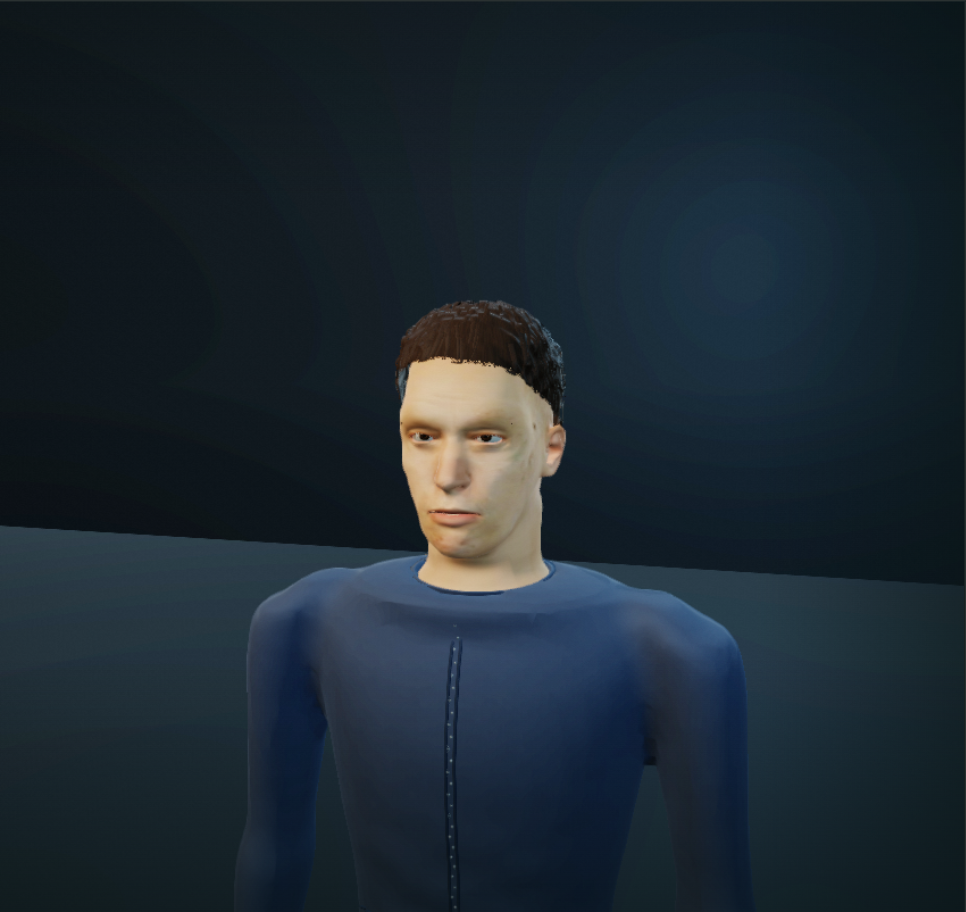
#> input picture qa/v016/hair-00.png, 966 x 912 px; its folder holds 4 pictures in this run
$ python compose_traits_gallery.py
#> lines starting #> are read from the running program, lines starting #| are printed output that depends on the picture
"""Lay out actual captures with identical crop/scale. Never retouch character pixels."""
from pathlib import Path
from PIL import Image,ImageDraw,ImageFont
R=Path(__file__).resolve().parents[1]; O=R/'qa/v016'
f=lambda n:ImageFont.truetype('/usr/share/fonts/truetype/dejavu/DejaVuSans.ttf',n)
labels=['Corto clásico','Rapado','Hacia atrás','Sin cabello','Corto texturizado','Degradado alto','Media melena','Flequillo lateral','Undercut asimétrico','Recogido corto','Melena recta']
W,H=1512,1500; canvas=Image.new('RGB',(W,H),(12,19,24));d=ImageDraw.Draw(canvas)
#> after `canvas = Image.new('RGB', (W, H), (12, 19, 24))`:
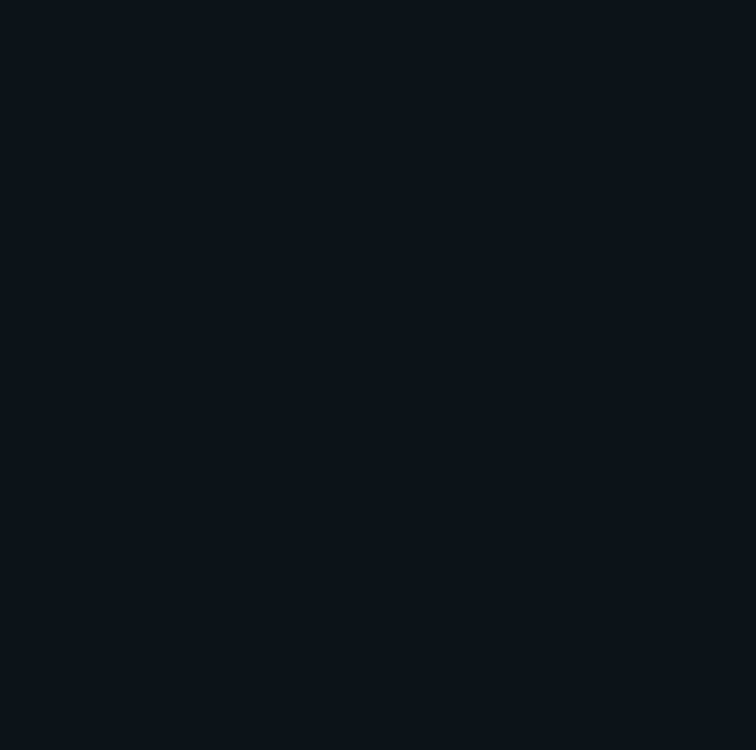
#> canvas: PIL image 1512x1500 RGB (shown at 1/2 size); mean R, G, B 12, 19, 24
d.text((32,22),'DISTRITO CERO  /  RASGOS  v0.16',font=f(26),fill=(226,235,240))
d.text((32,64),'11 estilos de cabello · mismo modelo, cámara e iluminación',font=f(18),fill=(171,195,205))
for i,label in enumerate(labels):
 x=24+(i%4)*372;y=113+(i//4)*443
 im=Image.open(O/f'hair-{i:02d}.png').convert('RGB').crop((218,213,760,795)).resize((350,376),Image.Resampling.LANCZOS)
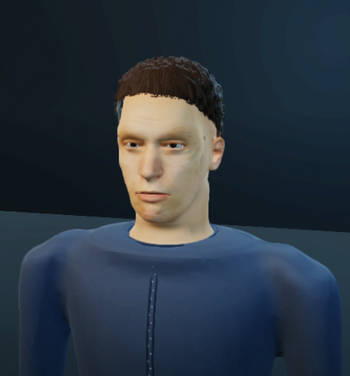
#> im: PIL image 350x376 RGB; mean R, G, B 43.4, 53.8, 64.3
 canvas.paste(im,(x,y));d.text((x,y+386),f'{i+1:02d}  {label}',font=f(16),fill=(218,231,235))
#> after `canvas.paste(im, (x, y))`:
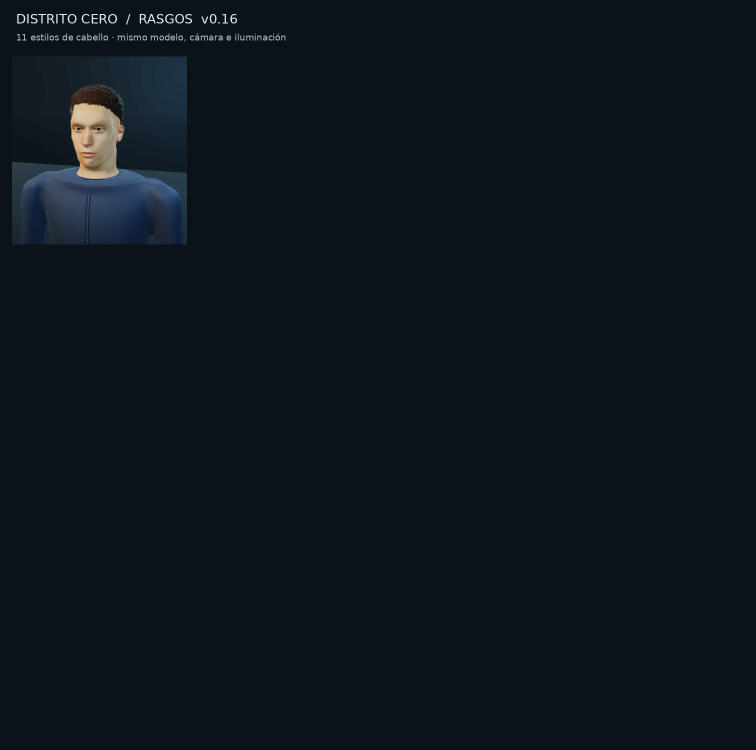
#> canvas: PIL image 1512x1500 RGB (shown at 1/2 size); mean R, G, B 14.2, 21.4, 26.7
#> pass 2 of the loop `for i,label in enumerate(labels):`:
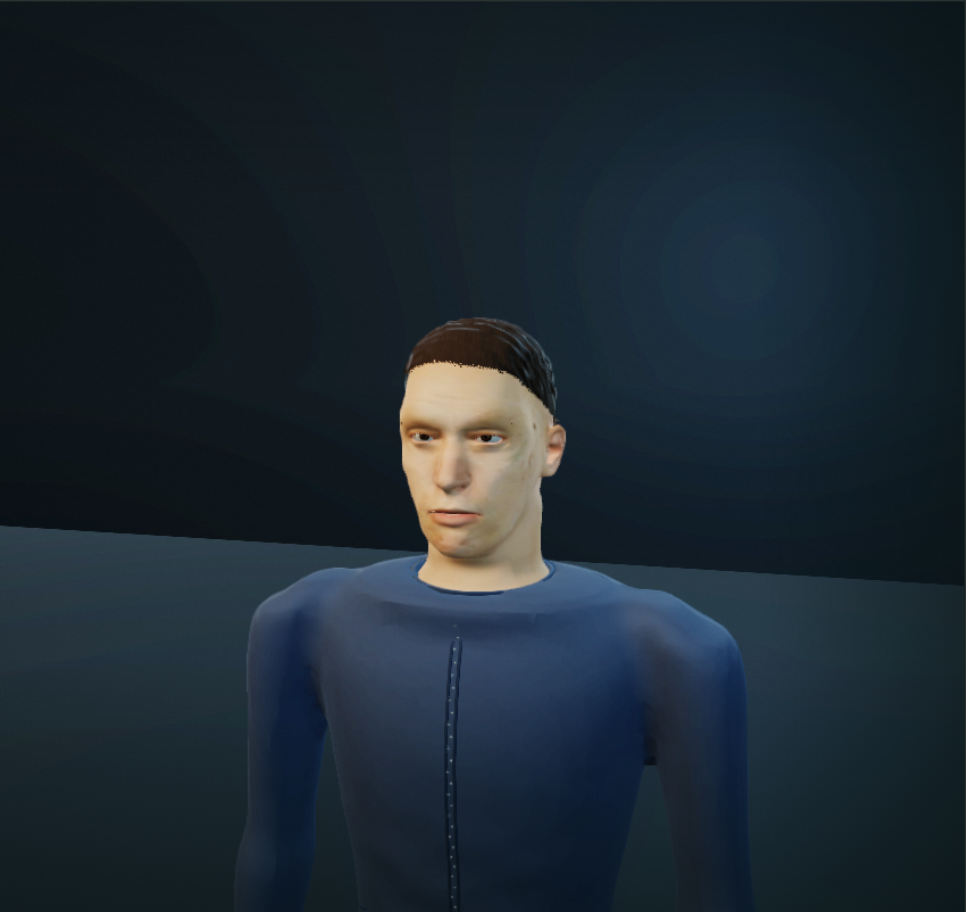
#> input picture qa/v016/hair-01.png, 966 x 912 px
#> `im=Image.open(O/f'hair-{i:02d}.png').convert('RGB').crop((218,213,760,..`:
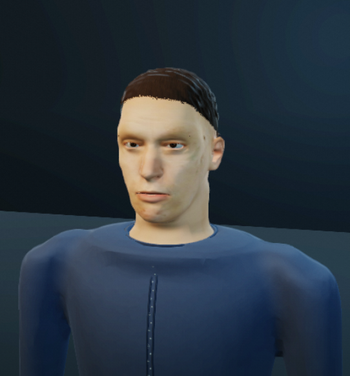
#> im: PIL image 350x376 RGB; mean R, G, B 42.8, 53.5, 64.3
#> `canvas.paste(im, (x, y))`:
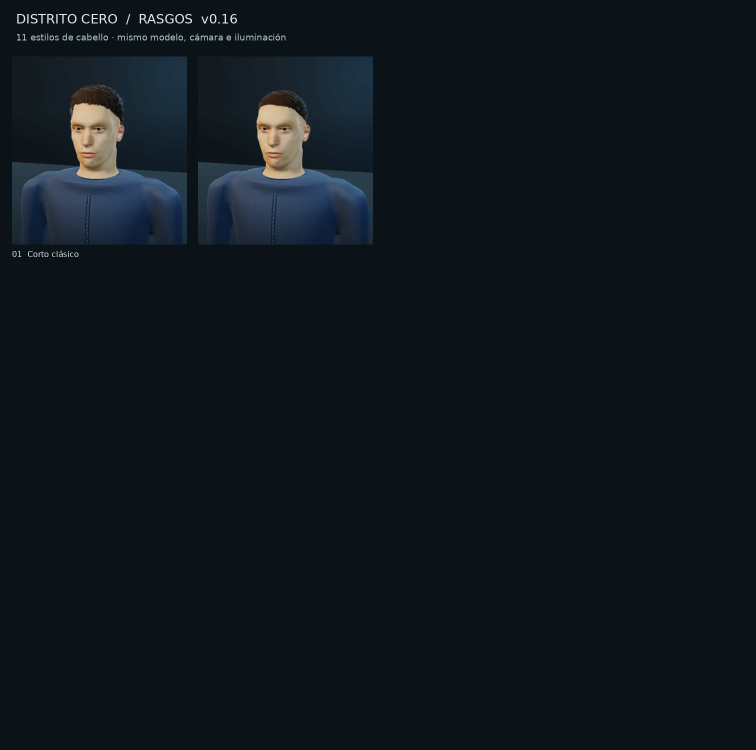
#> canvas: PIL image 1512x1500 RGB (shown at 1/2 size); mean R, G, B 16, 23.4, 29.1
#> pass 3 of the loop `for i,label in enumerate(labels):`:
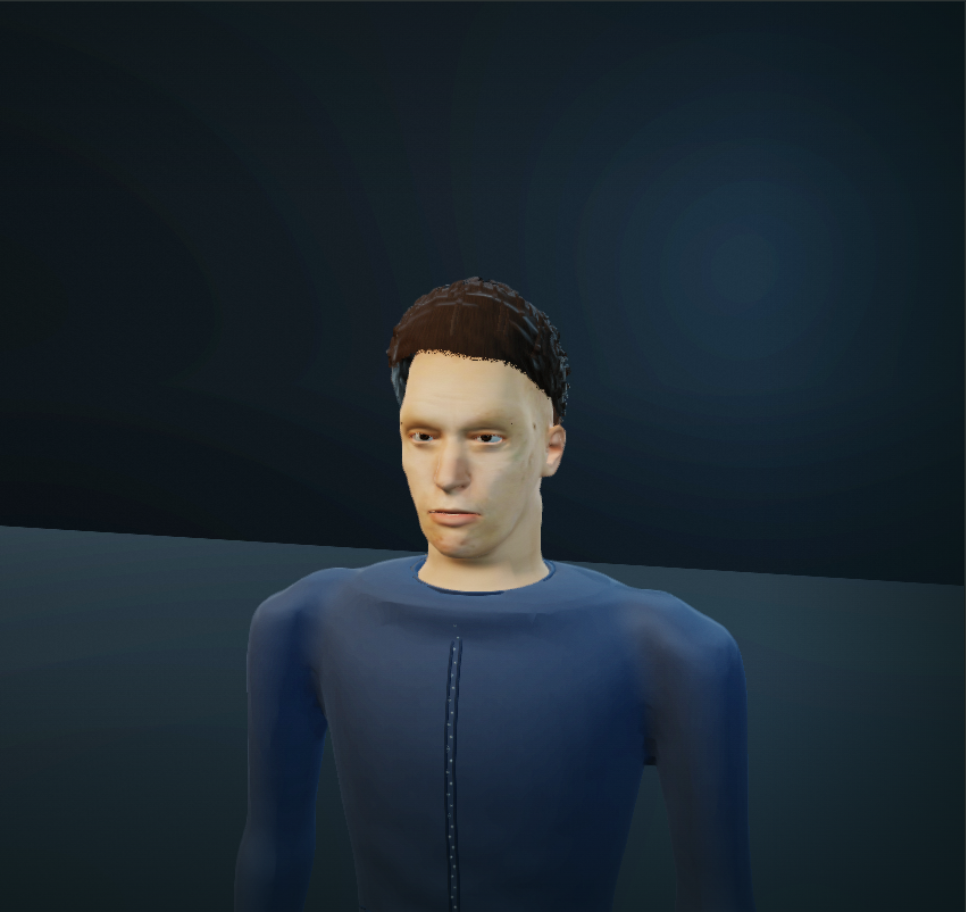
#> input picture qa/v016/hair-02.png, 966 x 912 px
#> `im=Image.open(O/f'hair-{i:02d}.png').convert('RGB').crop((218,213,760,..`:
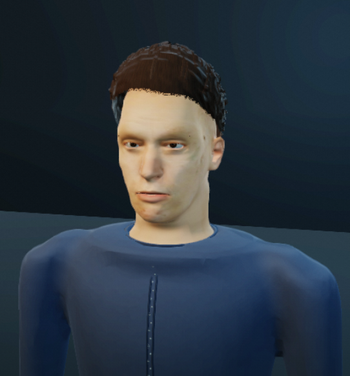
#> im: PIL image 350x376 RGB; mean R, G, B 44, 54.1, 64.3
#> `canvas.paste(im, (x, y))`:
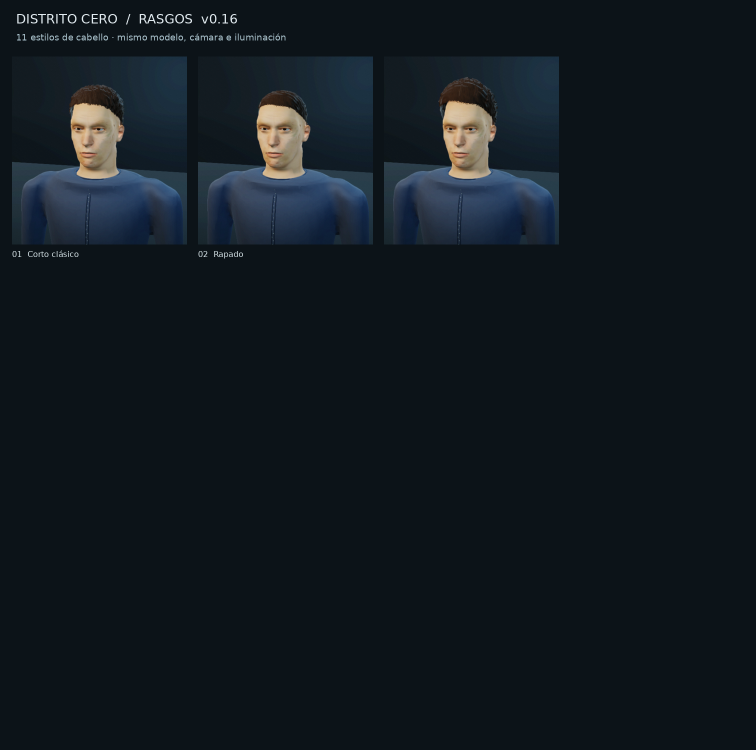
#> canvas: PIL image 1512x1500 RGB (shown at 1/2 size); mean R, G, B 17.9, 25.5, 31.4
#> (the run stopped early here; a loop or call above may not have finished)
